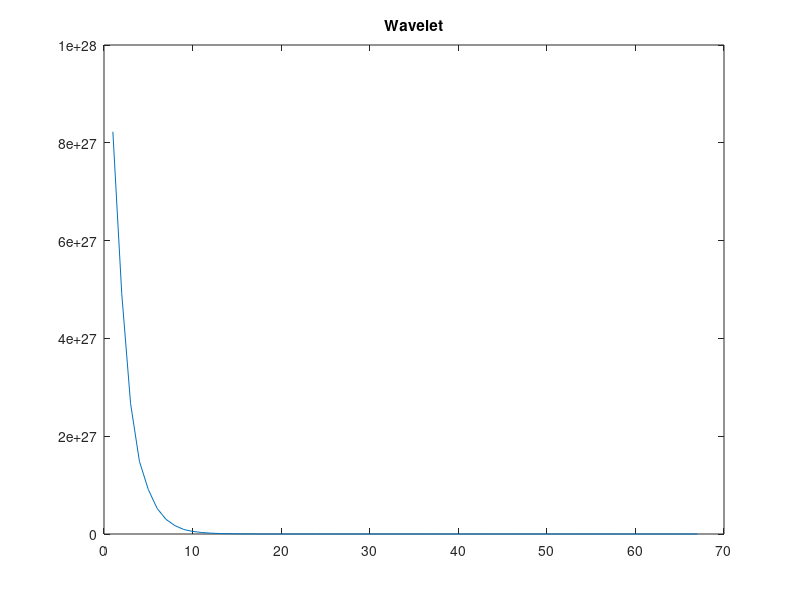

Reproduce this figure in MATLAB. (Note: this script raises an error after producing the figure.)
% Copyright: 2018 - Teknik Geofisika, Universitas Pertamina
% URL: https://sites.google.com/site/metkomup/programming
% Cite: N. Anugerah, et. al. 2018. Membuat model sintetik untuk model pembajian. http://doi.org/10.5281/zenodo.1186490

% Ricker Wavelet
dt = 0.004;
f = 15;
phi = 3.14;
t0 = 0;
t = [-16:dt:16];
r = (1-2*(phi*f*dt.*(t-t0)).^2)./exp((phi*f*dt.*(t-t0)).^2);
y = decimate(r,120);

% Plotting Hasil Convolution Hasil Membaji
figure(1)
plot(y)
title('Wavelet');
for i = 1:5:1000
    c = 1:315;
    ff = 1:249;
    b = conv(Reflect(:,i),y);
    amax(i) = max(b);
    figure(1)
    plot(10*b+(i*0.25),c);
    figure(1)
    hold on
    title('Wedge Model f=15Hz')
    set(gca,'ydir','reverse')
    axis([100 250 0 250])
end

% Tunning Thickness
figure(2)
for i = 1:5:1000
    plot(i/4,amax(i),'*r');hold on
    axis([100 250 0 0.6])
end
